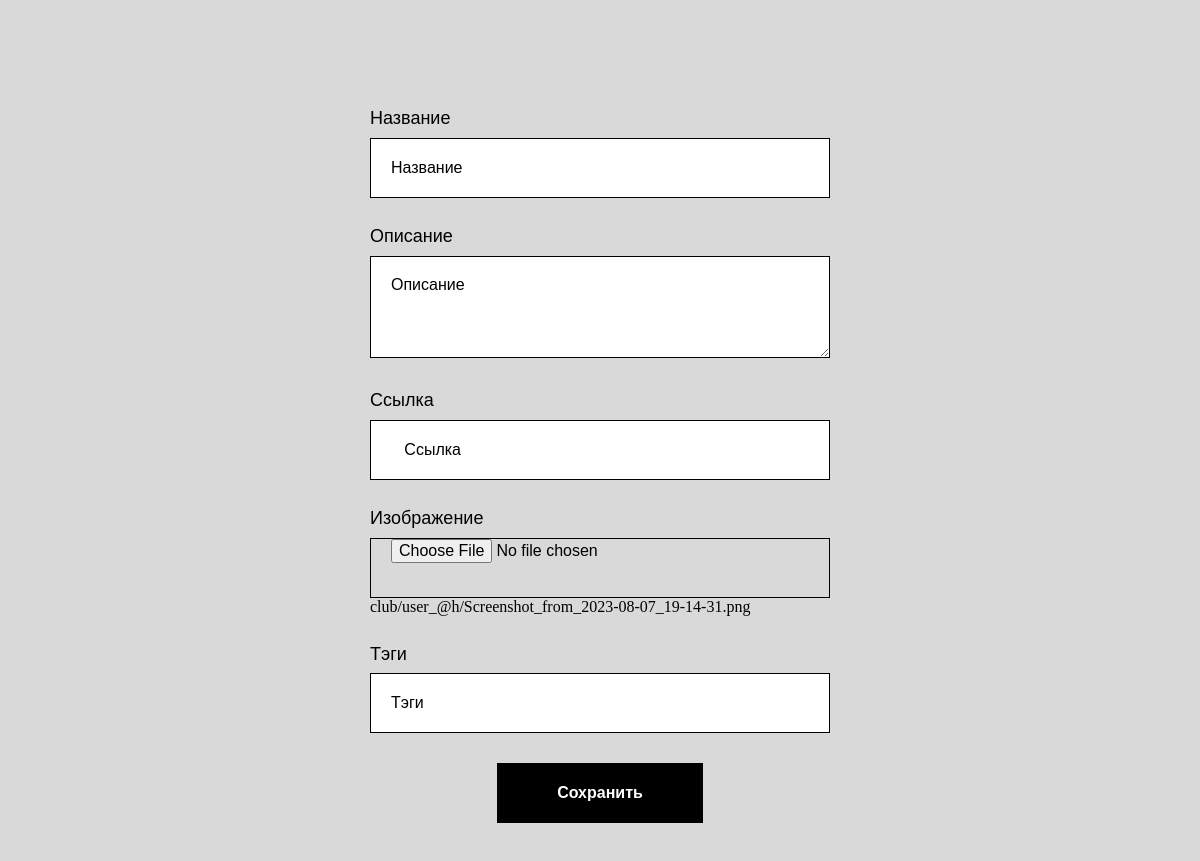
Page /profile/edit_club/15 on the earlier database version.
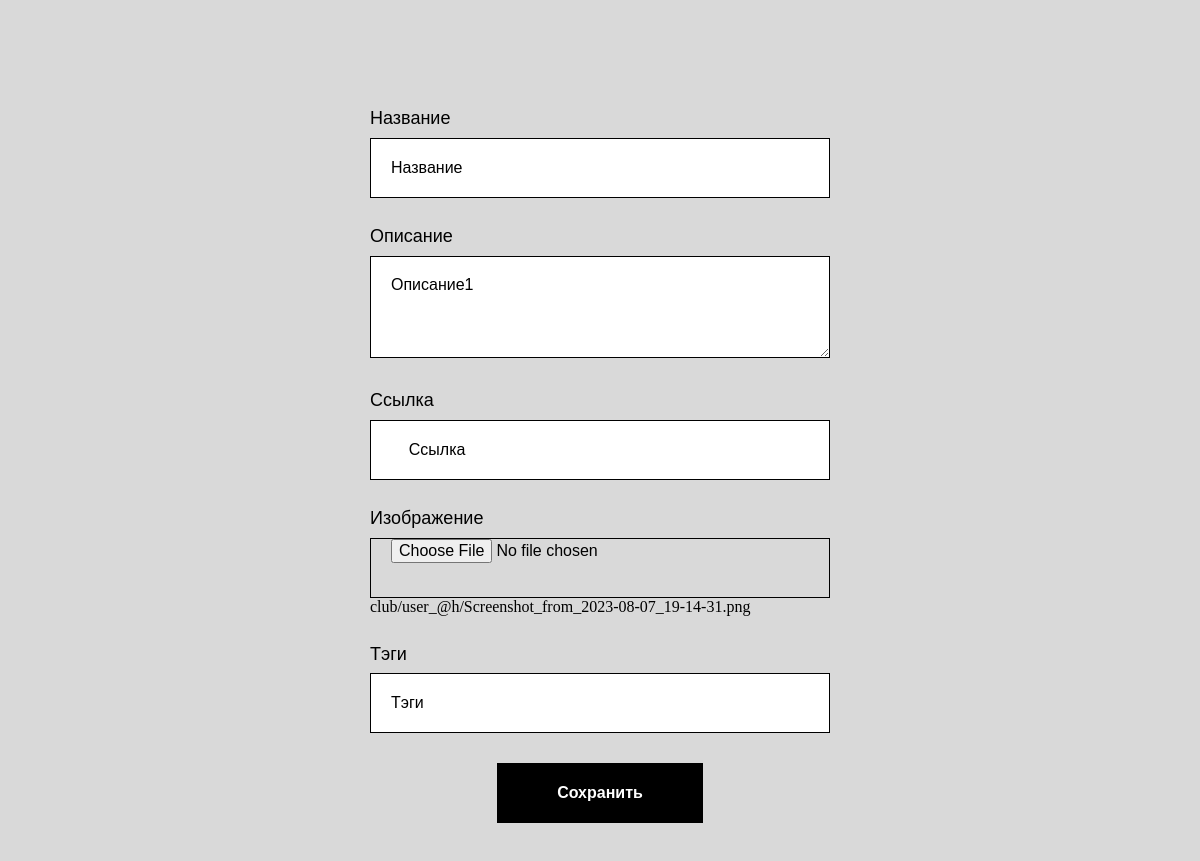
Same page on the later database version.
### base/models.py (models this page shows, shortened)
class Clubs(models.Model):
    user_id = models.ForeignKey(User, default=None, on_delete=models.CASCADE)
    name = models.CharField(max_length=200)
    description = models.TextField()
    link = models.URLField(max_length=200)
    tags = models.CharField(max_length=200)
    img = models.ImageField(upload_to = user_directory_path)

### base/views.py (the view, shortened to what this page needs)
# urls.py: path('profile/edit_club/<int:pk>', views.edit_club, name='edit_club'),
def edit_club(request, pk):
    get_club = Clubs.objects.get(pk=pk)
    context = {
        'get_project': get_club,
        'get_club': 1,
    }
    return render(request, "form-work.html", context)

### base/templates/form-work.html (shortened to what the changed rows need)
{% load static %}
<!DOCTYPE html>
<html>
<head>
  <link rel="stylesheet" href="../../static/form-work_files/tilda-grid-3.0.min.css" type="text/css" media="all" onerror="this.loaderr='y';">
  <link rel="stylesheet" href="../../static/form-work_files/tilda-blocks-page38269255.min.css" type="text/css" media="all" onerror="this.loaderr='y';">
  <link href="../../static/form-work_files/css2.css" rel="stylesheet">
  <link rel="stylesheet" href="../../static/form-work_files/tilda-animation-2.0.min.css" type="text/css" media="all" onerror="this.loaderr='y';">
  <link rel="stylesheet" href="../../static/form-work_files/tilda-forms-1.0.min.css" type="text/css" media="all" onerror="this.loaderr='y';">
</head>
<body class="t-body" style="margin:0;">
  <div id="allrecords" class="t-records t-records_animated t-records_visible" data-hook="blocks-collection-content-node" data-tilda-project-id="4685460" data-tilda-page-id="38269255" data-tilda-formskey="786e4a1d92eaa53b779c55e94d76960e" data-tilda-lazy="yes">
    <div id="rec618408220" class="r t-rec t-rec_pt_105 t-rec_pb_210" style="padding-top:105px;padding-bottom:210px;background-color:#d9d9d9; " data-animationappear="off" data-record-type="678" data-bg-color="#d9d9d9">
      <div class="t678 ">
        <div class="t-container">
          <div class="t-col t-col_6 t-prefix_3">
            <div class="t-animate t-animate_started" data-animate-style="fadeinup" data-animate-group="yes" data-animate-order="1" style="transition-delay: 0s;">
              <form id="form618408220" enctype="multipart/form-data" name="form618408220" role="form" action="" method="POST" data-formactiontype="0" data-inputbox=".t-input-group" class="t-form js-form-proccess t-form_inputs-total_3 " data-success-callback="t678_onSuccess">
                <div class="t-form__inputsbox">
                  <div class="t-input-group t-input-group_nm" data-input-lid="1493283059688">
                    <div class="t-input-block">
                      <input type="text" value="{{ get_project.name }}" autocomplete="name" name="name" id="input_1493283059688" class="t-input js-tilda-rule " data-tilda-req="1" aria-required="true" data-tilda-rule="name" aria-describedby="error_1493283059688" style="color:#000000;border:1px solid #000000;">
                    </div>
                  </div>
                  <div class="t-input-group t-input-group_ta" data-input-lid="1494858943227">
                    <div class="t-input-block">
                      <textarea name="description"  id="input_1494858943227" class="t-input js-tilda-rule " data-tilda-req="1" aria-required="true" aria-describedby="error_1494858943227" style="color:#000000; border:1px solid #000000; height:102px;" rows="3">{{ get_project.description }}</textarea>
                    </div>
                  </div>
                  <div class="t-input-group t-input-group_ur" data-input-lid="1495040492013">
                    <div class="t-input-block">
                      <input type="text" name="link" value="{% if get_project_link %}  {{ request.user.username }}  {% else %} {{ get_project.link }} {% endif %}" class="t-input js-tilda-rule " data-tilda-req="1" aria-required="true" data-tilda-rule="url" style="color:#000000;border:1px solid #000000;">
                    </div>
                  </div>
                  {% if get_club %}
                  <div class="t-input-group t-input-group_ur" data-input-lid="1495040492013">
                    <div class="t-input-title t-descr t-descr_md" id="field-title_1495040492013" data-redactor-toolbar="no" field="li_title__1495040492013" style="">Изображение</div>
                    <div class="t-input-block">
                      <input type="file" name="img" class="t-input js-tilda-rule " data-tilda-req="1" aria-required="true" data-tilda-rule="url" style="color:#000000;border:1px solid #000000;">
                      {{get_project.img}}</input>
                    </div>
                  </div>
                  <div class="t-input-group t-input-group_ur" data-input-lid="1495040492013">
                    <div class="t-input-title t-descr t-descr_md" id="field-title_1495040492013" data-redactor-toolbar="no" field="li_title__1495040492013" style="">Тэги</div>
                    <div class="t-input-block">
                      <input type="text" value="{{ get_project.tags}}" name="tags" class="t-input js-tilda-rule " data-tilda-req="1" aria-required="true" data-tilda-rule="url" style="color:#000000;border:1px solid #000000;">
                    </div>
                  </div>
                  {% endif %}
                </div>
              </form>
            </div>
          </div>
        </div>
      </div>
    </div>
  </div>
</body>
</html>

Differences in the rows shown:
changed Clubs "club/user_@h/Screenshot_from_2023-08-07_19-14-31.png": description "Описание" → "Описание1"
